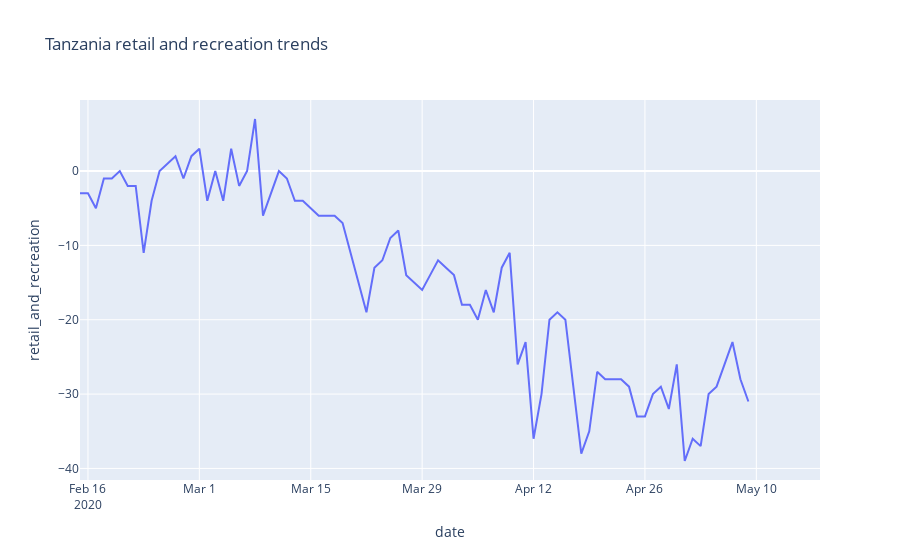

The cell this chart's notebook holds for it:
### Code cell
# Using plotly.express
import plotly.express as px

import pandas as pd


fig = px.line(tanmobility, x='date', y='retail_and_recreation', range_x=['2020-02-15','2020-05-18'], title='Tanzania retail and recreation trends',)

fig.show()

### Figure 1 — Plotly figure (JSON) as saved in the notebook; plotly's stock layout.template omitted (floating-point values rounded to 4 significant figures)
{"data": [{"hovertemplate": "date=%{x}<br>retail_and_recreation=%{y}<extra></extra>", "legendgroup": "", "line": {"color": "#636efa", "dash": "solid"}, "mode": "lines", "name": "", "showlegend": false, "type": "scatter", "x": ["2020-02-15", "2020-02-16", "2020-02-17", "2020-02-18", "2020-02-19", "2020-02-20", "2020-02-21", "2020-02-22", "2020-02-23", "2020-02-24", "2020-02-25", "2020-02-26", "2020-02-27", "2020-02-28", "2020-02-29", "2020-03-01", "2020-03-02", "2020-03-03", "2020-03-04", "2020-03-05", "2020-03-06", "2020-03-07", "2020-03-08", "2020-03-09", "2020-03-10", "2020-03-11", "2020-03-12", "2020-03-13", "2020-03-14", "2020-03-15", "2020-03-16", "2020-03-17", "2020-03-18", "2020-03-19", "2020-03-20", "2020-03-21", "2020-03-22", "2020-03-23", "2020-03-24", "2020-03-25", "2020-03-26", "2020-03-27", "2020-03-28", "2020-03-29", "2020-03-30", "2020-03-31", "2020-04-01", "2020-04-02", "2020-04-03", "2020-04-04", "2020-04-05", "2020-04-06", "2020-04-07", "2020-04-08", "2020-04-09", "2020-04-10", "2020-04-11", "2020-04-12", "2020-04-13", "2020-04-14", "2020-04-15", "2020-04-16", "2020-04-17", "2020-04-18", "2020-04-19", "2020-04-20", "2020-04-21", "2020-04-22", "2020-04-23", "2020-04-24", "2020-04-25", "2020-04-26", "2020-04-27", "2020-04-28", "2020-04-29", "2020-04-30", "2020-05-01", "2020-05-02", "2020-05-03", "2020-05-04", "2020-05-05", "2020-05-06", "2020-05-07", "2020-05-08", "2020-05-09"], "xaxis": "x", "y": [-3, -3, -5, -1, -1, 0, -2, -2, -11, -4, 0, 1, 2, -1, 2, 3, -4, 0, -4, 3, -2, 0, 7, -6, -3, 0, -1, -4, -4, -5, -6, -6, -6, -7, -11, -15, -19, -13, -12, -9, -8, -14, -15, -16, -14, -12, -13, -14, -18, -18, -20, -16, -19, -13, -11, -26, -23, -36, -30, -20, -19, -20, -29, -38, -35, -27, -28, -28, -28, -29, -33, -33, -30, -29, -32, -26, -39, -36, -37, -30, -29, -26, -23, -28, -31], "yaxis": "y"}], "layout": {"legend": {"tracegroupgap": 0}, "title": {"text": "Tanzania retail and recreation trends"}, "xaxis": {"anchor": "y", "domain": [0, 1], "range": ["2020-02-15", "2020-05-18"], "title": {"text": "date"}}, "yaxis": {"anchor": "x", "domain": [0, 1], "title": {"text": "retail_and_recreation"}}}}
